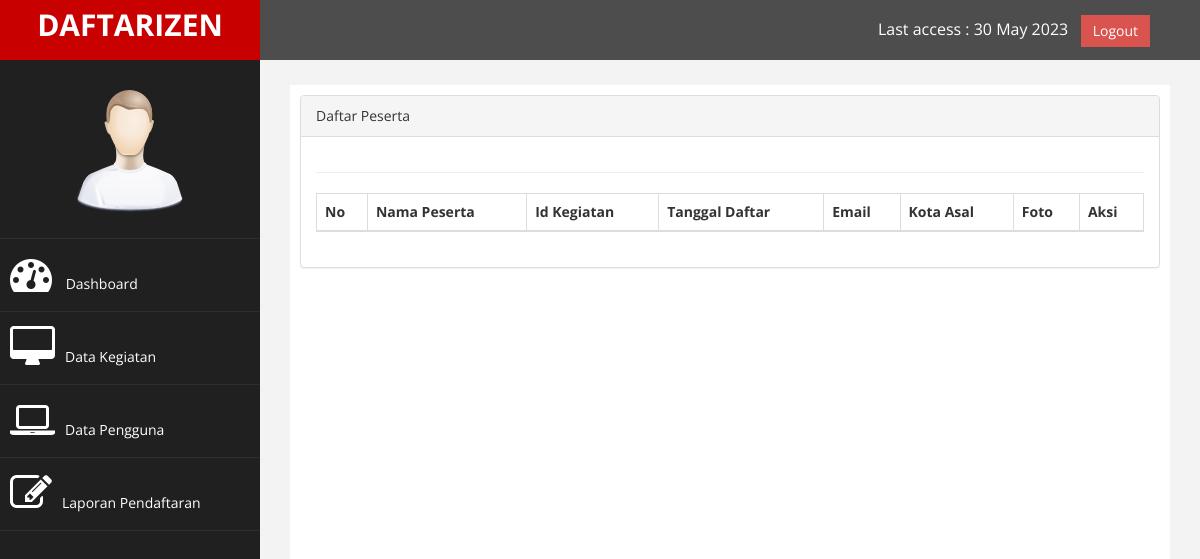
Before: /index.php?page=listpendaftaran (signed in) with the older database file.
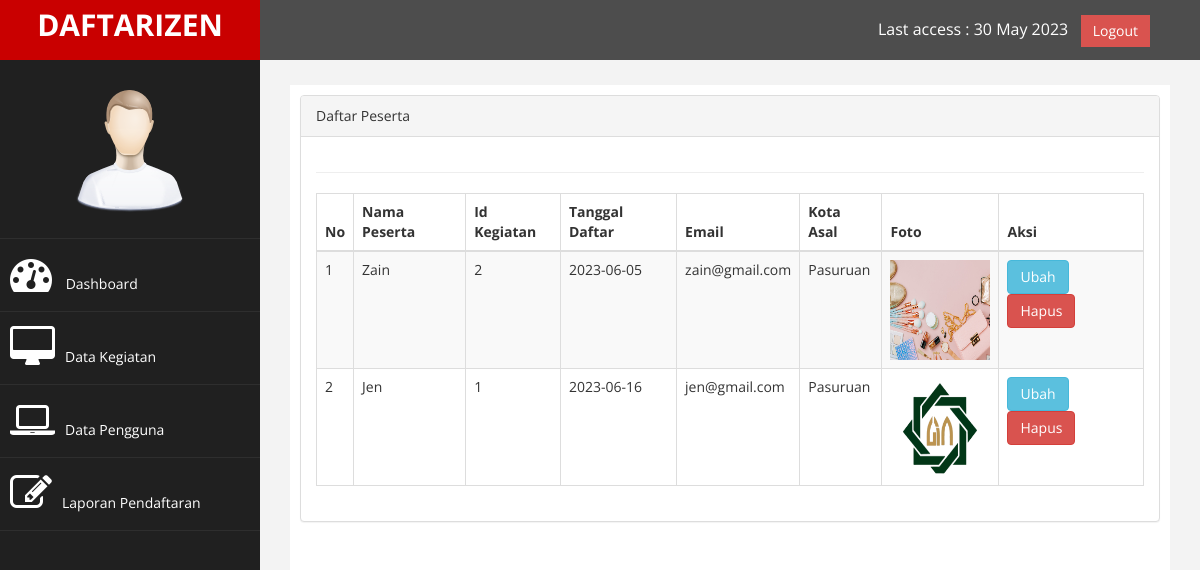
After: the same page with the newer database file.
### tables this page shows
CREATE TABLE `tb_peserta` (
  `id_peserta` int(11) NOT NULL,
  `nama_peserta` varchar(100) NOT NULL,
  `id_kegiatan` int(11) DEFAULT NULL,
  `tgl_daftar` date NOT NULL,
  `email` varchar(100) NOT NULL,
  `kota` varchar(100) NOT NULL,
  `foto` varchar(100) NOT NULL
);

### page/pendaftaran/listpendaftaran.php (the view)
<div class="row">
    <div class="col-md-12">
        <div class="panel panel-default">
            <div class="panel-heading">
                Daftar Peserta
            </div>
            <div class="panel-body">
                <div class="table-responsive">
                    <table class="table table-striped table-bordered table-hover" id="dataTables-example">
                        <thead>
                            <tr>
                                <th>No</th>
                                <th>Nama Peserta</th>
                                <th>Id Kegiatan</th>
                                <th>Tanggal Daftar</th>
                                <th>Email</th>
                                <th>Kota Asal</th>
                                <th>Foto</th>
                                <th>Aksi</th>
                            </tr>
                        </thead>
                        <tbody>
                            <?php
                            $no = 1;
                            $sql = $koneksi->query("select * from tb_peserta");
                            while ($data = $sql->fetch_assoc()) {
                            ?>
                                <tr>
                                    <td><?php echo $no++; ?></td>
                                    <td><?php echo $data['nama_peserta']; ?></td>
                                    <td><?php echo $data['id_kegiatan']; ?></td>
                                    <td><?php echo $data['tgl_daftar']; ?></td>
                                    <td><?php echo $data['email']; ?></td>
                                    <td><?php echo $data['kota']; ?></td>
                                    <td align="center"><img src="images/<?php echo $data['foto'] ?>" width="100" height="100" alt=""/></td>
                                    <td>
                                        <a href="?page=listpendaftaran&aksi=ubahpeserta&id_peserta=<?php echo $data['id_peserta']; ?>" class="btn btn-info">Ubah</a>
                                        <a onclick="return confirm('Apakah Anda Yakin Akan Menghapus?')" a href="?page=listpendaftaran&aksi=hapuspeserta&id_peserta=<?php echo $data['id_peserta']; ?>" class="btn btn-danger">Hapus</a>
                                    </td>
                                </tr>
                            <?php } ?>
                        </tbody>
                </div>
            </div>
        </div>
    </div>
</div>

### index.php (shortened to what this page needs)
<?php
    $koneksi = new mysqli("localhost","root","","db_daftarizen");
        if($_SESSION['admin']|| $_SESSION['user']){
?>
<!DOCTYPE html>
<html xmlns="http://www.w3.org/1999/xhtml">
<head>
    <link href="assets/css/bootstrap.css" rel="stylesheet" />
    <link href="assets/css/font-awesome.css" rel="stylesheet" />
    <link href="assets/css/custom.css" rel="stylesheet" />
    <link href="assets/js/dataTables/dataTables.bootstrap.css" rel="stylesheet" />
</head>
<body>
    <div id="wrapper">
        <nav class="navbar navbar-default navbar-cls-top " role="navigation" style="margin-bottom: 0">
            <div class="navbar-header">
                <a class="navbar-brand" href="index.php">DAFTARIZEN</a>
            </div>
            <div style="color: white;
padding: 15px 50px 5px 50px;
float: right;
font-size: 16px;"> Last access : 30 May 2023 &nbsp; <a href="logout.php" class="btn btn-danger square-btn-adjust">Logout</a> </div>
        </nav>
        <nav class="navbar-default navbar-side" role="navigation">
            <div class="sidebar-collapse">
                <ul class="nav" id="main-menu">
                    <li class="text-center">
                        <img src="assets/img/find_user.png" class="user-image img-responsive" />
                    </li>
                    <li>
                        <a href="index.php"><i class="fa fa-dashboard fa-3x"></i> Dashboard</a>
                    </li>
                    <li>
                        <a href="?page=listkegiatan"><i class="fa fa-desktop fa-3x"></i>Data Kegiatan</a>
                    </li>
                    <li>
                        <a href="?page=listpengguna"><i class="fa fa-laptop fa-3x"></i>Data Pengguna</a>
                    </li>
                    <li>
                        <a href="?page=listpendaftaran"><i class="fa fa-edit fa-3x"></i>Laporan Pendaftaran</a>
                    </li>
                </ul>
            </div>
        </nav>
        <div id="page-wrapper">
            <div id="page-inner">
                <div class="row">
                    <div class="col-md-12">
                        <?php
                            $page = $_GET['page'];
                            $aksi = $_GET['aksi'];
                            if($page == "listkegiatan"){
                                if($aksi == ""){
                                    include "page/kegiatan/listkegiatan.php";
                                } elseif($aksi=="tambahkegiatan"){
                                    include "page/kegiatan/tambahkegiatan.php";
                                }
                            } elseif($page == "listpengguna"){
                                if($aksi == ""){
                                    include "page/pengguna/listpengguna.php";
                                }
                            } elseif($page == "listpendaftaran"){
                                if($aksi == ""){
                                    include "page/pendaftaran/listpendaftaran.php";
                                }
                            }elseif($page==""){
                                include "home.php";
                            }
                        ?>
                    </div>
                </div>
                <hr />
            </div>
        </div>
    </div>
</body>
</html>
<?php
        }else{
            header("location:login.php");
        }
?>

### assets/css/custom.css (style rules this page uses)
body { font-family: 'Open Sans', sans-serif; }
#wrapper { width: 100%; background:#202020; }
#page-wrapper { padding: 15px 15px; min-height: 600px; background:#F3F3F3; }
#page-inner { width:100%; margin:10px 20px 10px 0px; background-color:#fff!important; padding:10px; min-height:1200px; }
.text-center { text-align:center; }
.square-btn-adjust { border: 0px solid transparent; -webkit-border-radius: 0px; -moz-border-radius: 0px; border-radius: 0px; }
.user-image { margin: 25px auto; -webkit-border-radius: 10px; -moz-border-radius: 10px; border-radius: 10px; max-height:170px; max-width:170px; }
.navbar-cls-top .navbar-brand { color: #fff; background: #C90000; width: 260px; text-align: center; height: 60px; font-size: 30px; font-weight: 700; }
.sidebar-collapse , .sidebar-collapse .nav { background:none; }
.sidebar-collapse .nav { padding:0; }
.sidebar-collapse .nav > li > a { color:#fff; background:#202020; text-shadow:none; }
.sidebar-collapse > .nav > li > a { padding:15px 10px; }
.sidebar-collapse > .nav > li { border-bottom: 1px solid rgba(107, 108, 109, 0.19); }
.navbar-side { border:none; background-color: #202020; }
.navbar-cls-top { background:#4D4D4D; border-bottom:none; }
.navbar-default { border:0px solid black; }
.navbar-header { background: #A70303; }
.nav > li > a > i { margin-right:10px; }
@media (min-width:768px) { #page-wrapper { margin: 0 0 0 260px; padding: 15px 30px; min-height: 1200px; } }
@media (min-width:768px) { .navbar-side { z-index: 1; position: absolute; width: 260px; } }
@media (min-width:768px) { .navbar { border-radius: 0px; } }

Changed rows visible on the page:
added tb_peserta: nama_peserta "Zain", id_kegiatan "2", tgl_daftar "2023-06-05", email "zain@gmail.com", kota "Pasuruan", foto (picture)
added tb_peserta: nama_peserta "Jen", id_kegiatan "1", tgl_daftar "2023-06-16", email "jen@gmail.com", kota "Pasuruan", foto (picture)
